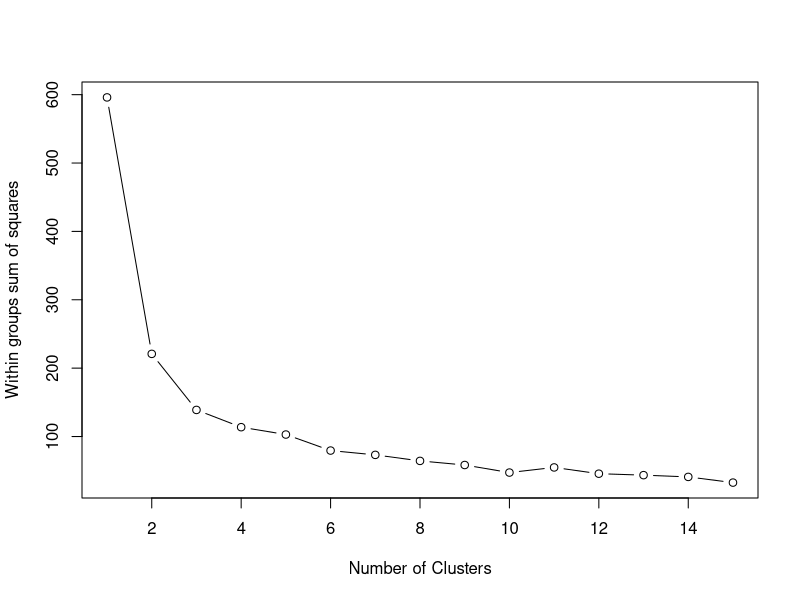
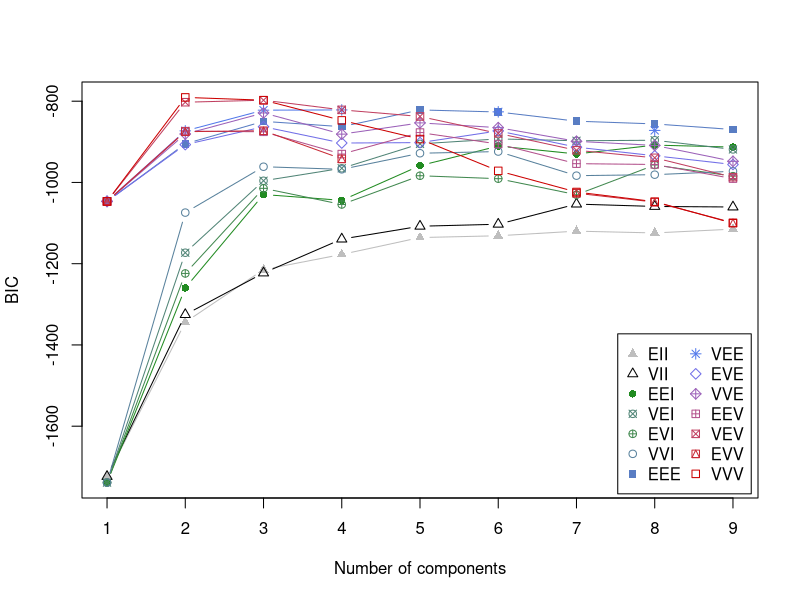
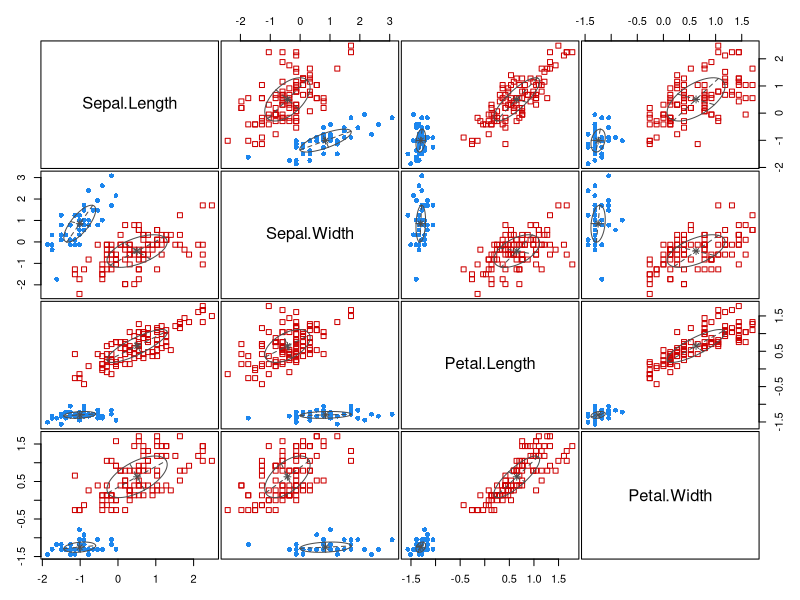
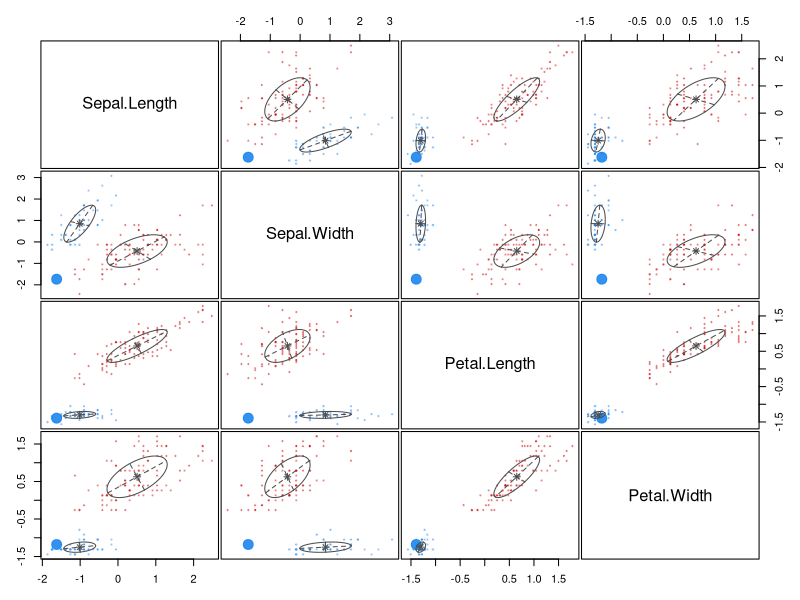
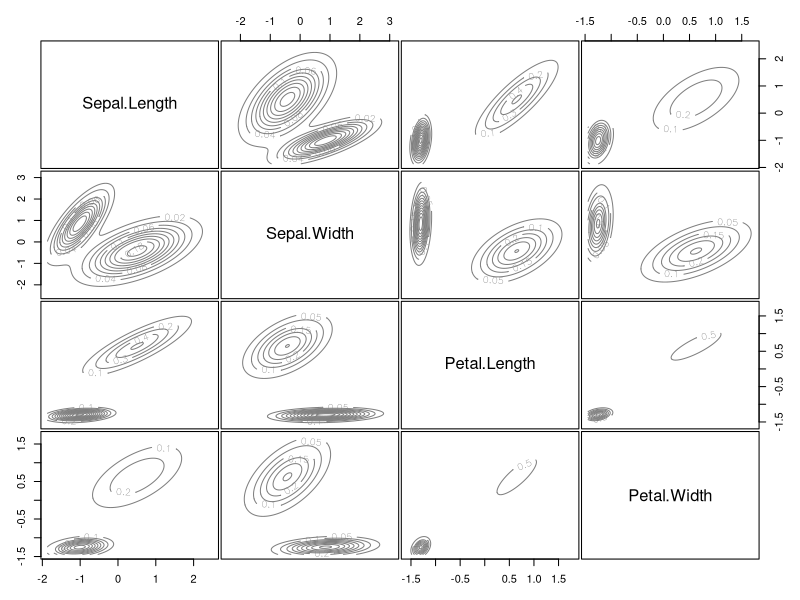
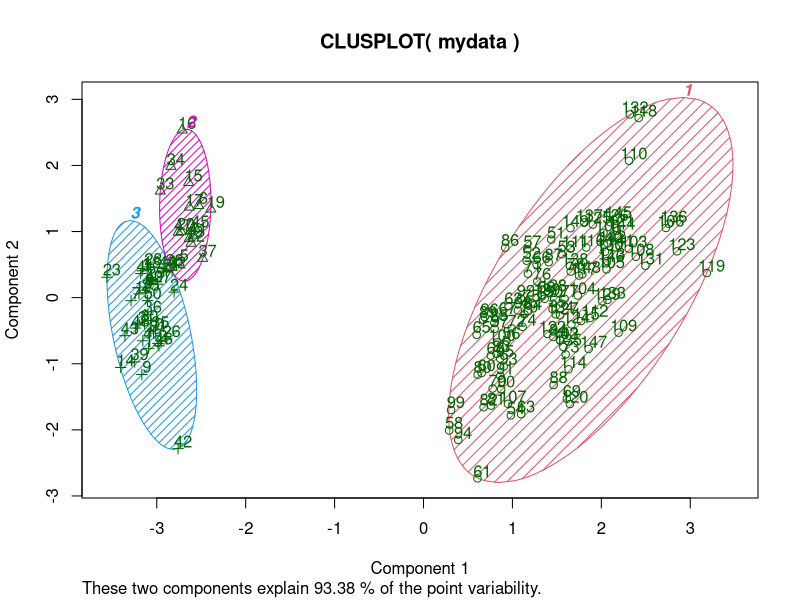
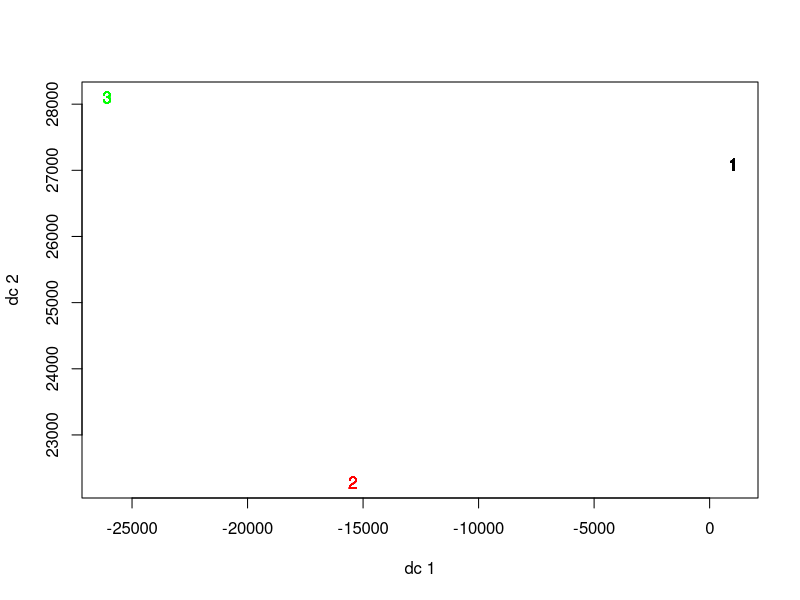
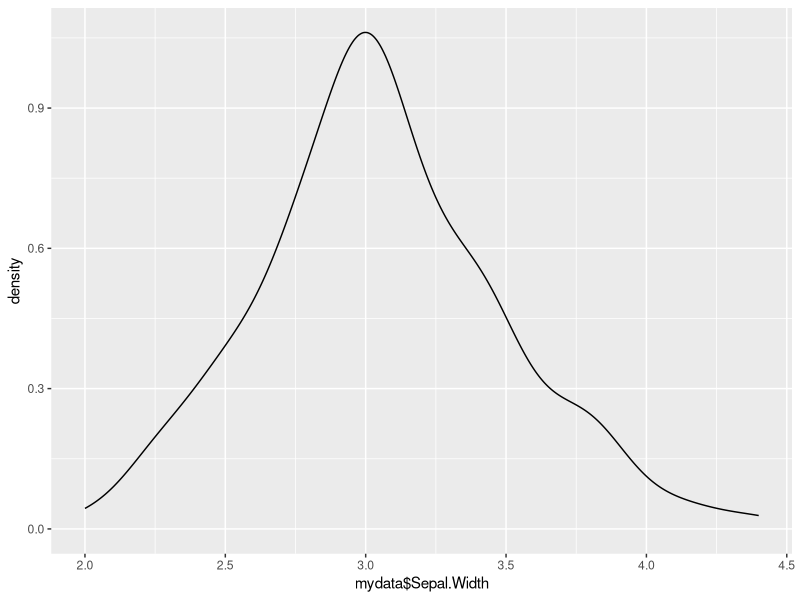

Write R code to recreate these figures, in order. (Note: this script raises an error after producing the figures.)
#################################################################
# Statistical Evaluation - Cluster Analysis
#################################################################

setwd("C:/Users/dkane/Documents/R Scripts/Statistics/") 

library(caret)
library(ggplot2)

#################################################################
# Load the data
#################################################################

# Import the Iris dataset 

mydata <- iris

mydata$Species <- NULL


#################################################################
# Design & Evaluate the Cluster - Scaling
#################################################################

# standardize the variables so they dont over influence the cluster
clusterdata <- mydata

# Single Variable
clusterdata$Sepal.Length <- scale(clusterdata$Sepal.Length, center = TRUE, scale = TRUE)

# Entire dataframe
clusterdata <- data.frame(lapply(clusterdata, function(x) scale(x, center = TRUE, scale = TRUE)))


#################################################################
# Design & Evaluate the Cluster
#################################################################

#~~~~~~~~~~~~~~~~~~~~~~~~~~~~~~~~~~~~~~~~~~~~~~~~~~~~~~~~~~~~~~~~
# Determine number of clusters using Kmeans
#~~~~~~~~~~~~~~~~~~~~~~~~~~~~~~~~~~~~~~~~~~~~~~~~~~~~~~~~~~~~~~~~

wss <- (nrow(clusterdata)-1)*sum(apply(clusterdata,2,var))
for (i in 2:15) wss[i] <- sum(kmeans(clusterdata, 
                                     centers=i)$withinss)
plot(1:15, wss, type="b", xlab="Number of Clusters",
     ylab="Within groups sum of squares")

# Ideal KMEAN cluster  = 3

# K-Means Cluster Analysis
kmfit <- kmeans(clusterdata, 3) # 3 cluster solution

# get cluster means 
aggregate(clusterdata,by=list(kmfit$cluster),FUN=mean)

# append cluster assignment
mydata <- data.frame(mydata, kmfit$cluster)

#~~~~~~~~~~~~~~~~~~~~~~~~~~~~~~~~~~~~~~~~~~~~~~~~~~~~~~~~~~~~~~~~
# Model Based Clustering
#~~~~~~~~~~~~~~~~~~~~~~~~~~~~~~~~~~~~~~~~~~~~~~~~~~~~~~~~~~~~~~~~

library(mclust)

mcfit <- Mclust(clusterdata)
plot(mcfit) # plot results 
summary(mcfit) # display the best model


mydata <- data.frame(mydata, mcfit$classification)


#~~~~~~~~~~~~~~~~~~~~~~~~~~~~~~~~~~~~~~~~~~~~~~~~~~~~~~~~~~~~~~~~
# Evaluate the Kmean clusters through principal component analysis
#~~~~~~~~~~~~~~~~~~~~~~~~~~~~~~~~~~~~~~~~~~~~~~~~~~~~~~~~~~~~~~~~

# Cluster Plot against 1st 2 principal components
# vary parameters for most readable graph

library(cluster) 
clusplot(mydata, kmfit$cluster, color=TRUE, shade=TRUE, 
         labels=2, lines=0)

# Centroid Plot against 1st 2 discriminant functions

library(fpc)
plotcluster(mydata, kmfit$cluster)

                          
#################################################################################
# Density Plots - KMeans example
#################################################################################

plot.new()

plotexample <-ggplot(mydata, aes(x=mydata$Sepal.Width)) + geom_density(alpha=0.3)

plotexample


#~~~~~~~~~~~~~~~~~~~~~~~~~~~~~~~~~~~~~~~~~~~~~~~~~~~~~~~~~~~~~~~~~~~~~~~~~~~~~~~~~~
# Create 2 new datasets with cluster 1 and all species

allspecies <- mydata

allspecies$kmfit.cluster <- as.character(allspecies$kmfit.cluster) 
allspecies$kmfit.cluster <- 'population' 

# Focus on Cluster 1

clustdata <- subset(mydata, mydata$kmfit.cluster=='1')

newdata <- rbind(clustdata, allspecies)


# plot sepal.width density of cluster 1 versus total population using ggplot2

plot.new()

plotexample <-ggplot(newdata, aes(x=newdata$Sepal.Width, fill=newdata$kmfit.cluster)) + geom_density(alpha=0.3)

plotexample 

########################################################################################
# Function to automate the cluster evaluation
########################################################################################

# Loop through columns the dataframe
 
for (i in 1:newdata[-5]){
    plot.new()
    plotexample <-ggplot(newdata, aes(x=newdata[,i], fill=newdata$kmfit.cluster)) + geom_density(alpha=0.3)
    plotexample}
 
plotexample

check <- names(newdata[-5])

ncol(newdata[-5])

names(newdata[-5])
